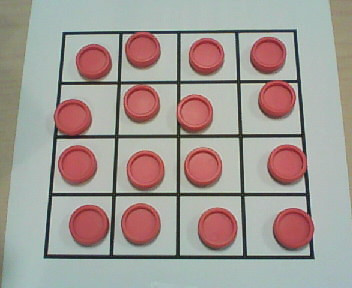
#> input picture Sprint #4 - Classification, Images, and Neural Networks/images/2024-11-21 - training board images/test0.jpg, 352 x 288 px
$ python '2024-11-21 - Training and Read State.py'
#> lines starting #> are read from the running program, lines starting #| are printed output that depends on the picture; after the words box and inside, x2 and y2 are one past the last pixel; in counts of white or black regions, pixels touching at a corner belong together
### Sprint #4 - Classification, Images, and Neural Networks/image_defs.py
#!/usr/bin/env python
# coding: utf-8

# In[1]:


def straighten_image(image,corners=None):
    import numpy as np
    import cv2


    if corners is None:
        corners=find_corners(image)

    top_left, top_right, bottom_right, bottom_left=corners
    # Define the width and height of the new "top-down" view
    width = int(max(
        np.linalg.norm(bottom_right - bottom_left),
        np.linalg.norm(top_right - top_left)
    ))
    height = int(max(
        np.linalg.norm(top_right - bottom_right),
        np.linalg.norm(top_left - bottom_left)
    ))

    # Define the destination points for the perspective transform
    destination_corners = np.array([
        [0, 0],
        [width - 1, 0],
        [width - 1, height - 1],
        [0, height - 1]
    ], dtype="float32")

    # Compute the perspective transform matrix
    matrix = cv2.getPerspectiveTransform(corners, destination_corners)
    print(matrix)

    # Apply the perspective transformation
    warped_image = cv2.warpPerspective(image, matrix, (width, height))

    return warped_image


# In[2]:


# [19 lines left out: function get_board_squares_from_image, not called in this run]


# In[4]:


# def to_grayscale(image):
#     """
#     Convert an image to grayscale using only numpy.

#     Parameters:
#         image (np.ndarray): Input image as a NumPy array.

#     Returns:
#         np.ndarray: Grayscale image as a 2D NumPy array.
#     """
#     # Check if the image is RGB
#     if image.ndim == 3:  # RGB image
#         # Apply the grayscale conversion formula
#         grayscale = np.dot(image[..., :3], [0.2989, 0.5870, 0.1140])
#     else:  # Image is already grayscale
#         grayscale = image

#     return grayscale

# def get_gray_and_threshold_image(image,threshold,relationship="<"):
#     import numpy as np


#     gray = to_grayscale(image)
#     h, w = image.shape[:2]

#     if relationship=="<":
#         threshold_im=((gray<threshold)*255).astype(np.uint8)
#     elif  relationship==">":
#         threshold_im=((gray<threshold)*255).astype(np.uint8)
#     else:
#         raise NotImplementedError

#     return gray,threshold_im


def get_gray_and_threshold_image(image,threshold,fill_sides=True):
    import numpy as np
    import cv2

    gray = cv2.cvtColor(image, cv2.COLOR_BGR2GRAY)
    h, w = image.shape[:2]
    threshold_im=((gray<threshold)*255).astype(np.uint8)

    if fill_sides:
        # fill in the side parts that are off the grid
        val=0
        cv2.floodFill(threshold_im,None,(0,0),val)
        cv2.floodFill(threshold_im,None,(w-1,0),val)
        cv2.floodFill(threshold_im,None,(w-1,h-1),val)
        cv2.floodFill(threshold_im,None,(0,h-1),val)


    return gray,threshold_im


# In[ ]:


def find_corners(threshold_image,plotit=False):
    import numpy as np
    from pylab import figure,imshow,plot

    idx=np.where(threshold_image>126)
    points=[]
    for (i,j) in zip(idx[0],idx[1]):
        points.append((j,i))

    points=np.array(points)
    xp=points[:,0]
    yp=points[:,1]

    import scipy.spatial
    hull = scipy.spatial.ConvexHull(points)
    hull_points = points[hull.vertices]

    x=hull_points[:,0]
    y=hull_points[:,1]


    if plotit:
        imshow(threshold_image)
        plot(xp,yp,'.')
        plot(x,y,'o-')


    h,w=threshold_image.shape
    corners=[]
    for x2,y2 in [ [w,h], [0,h],[0,0],[w,0]  ]:
        d=(x-x2)**2+(y-y2)**2
        idx=np.argmax(d)

        corners.append([x[idx],y[idx]])
    corners=np.array(corners,dtype=np.float32)

    if plotit:
        plot(corners[:,0],corners[:,1],'*')

    return corners


# [41 lines left out: function find_corners_old, not called in this run]

### Sprint #4 - Classification, Images, and Neural Networks/2024-11-21 - Training and Read State.py
#!/usr/bin/env python
# coding: utf-8

# In[1]:


get_ipython().run_line_magic('matplotlib', 'inline')
from pylab import *
import cv2
from image_defs import *


# ## Get the image slicing to work with one image
#
# - You need a thresholded (black and white)
# - you may need to truncate the image to omit stuff outside the board

# In[72]:


training_boards_folder='images/2024-11-21 - training board images'
image=imread(f"{training_boards_folder}/test0.jpg")
#> image is the input picture: shape (288, 352, 3); mean R, G, B 161.9, 153.9, 148.6
imshow(image)


# if you need to truncate, do it here (I don't really, but I can truncate a bit)

# In[73]:


image=image[30:260,20:340,:]
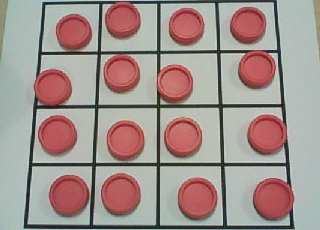
#> image: shape (230, 320, 3); mean R, G, B 161.6, 145.7, 141.4
imshow(image)


# In[ ]:


# In[55]:


gray,black_and_white=get_gray_and_threshold_image(image,threshold=90)
#> in get_gray_and_threshold_image, `gray = cv2.cvtColor(image, cv2.COLOR_BGR2GRAY)`:
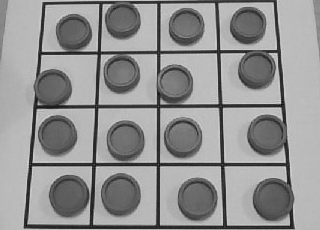
#> gray: shape (230, 320); min 8, max 218, mean 146.2
#> in get_gray_and_threshold_image, `threshold_im=((gray<threshold)*255).astype(np.uint8)`:
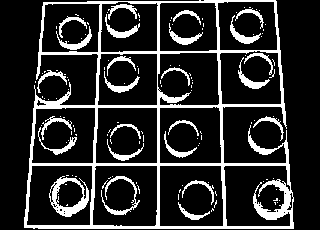
#> threshold_im: shape (230, 320); 17.4% white; 132 white regions (106 under 20 px), largest, box (x1, y1, x2, y2) and area: (24, 0, 294, 229) 8014, (49, 176, 89, 217) 613, (101, 176, 140, 215) 313

figure()
imshow(gray,cmap=cm.gray)
colorbar()


figure()
imshow(black_and_white,cmap=cm.gray)
colorbar()


# In[56]:


corners=find_corners(black_and_white,plotit=True)
#> in find_corners, `idx=np.where(threshold_image>126)`: idx = 12811 positions, rows 0 to 228, columns 24 to 293
#> the loop in find_corners, `for (i,j) in zip(idx[0],idx[1]):` made 12811 passes
#> j on passes 1 to 3: 199, 200, 204
#> after the loop in find_corners, `for (i,j) in zip(idx[0],idx[1]):`: points = 12811 pairs, first value 24 to 293, second value 0 to 228
#> in find_corners, `xp=points[:,0]`: xp = 12811 values, max 293 at index 10401, min 24 at index 11693, mean 157.8
#> in find_corners, `yp=points[:,1]`: yp = 12811 values from 0 to 228
#> in find_corners, `hull_points = points[hull.vertices]`: hull_points = [[293, 197], [293, 228], [33, 228], [24, 227], [24, 217], [34, 85], [42, 6], [43, 2], [87, 1], [199, 0], [275, 0], [276, 1]]
#> in find_corners, `x=hull_points[:,0]`: x = [293, 293, 33, 24, 24, 34, 42, 43, 87, 199, 275, 276]
#> in find_corners, `y=hull_points[:,1]`: y = [197, 228, 228, 227, 217, 85, 6, 2, 1, 0, 0, 1]
#> the loop in find_corners, `for x2,y2 in [ [w,h], [0,h],[0,0],[w,0]  ]:` made 4 passes
#> idx on passes 1 to 4: 7, 11, 1, 3
#> after the loop in find_corners, `for x2,y2 in [ [w,h], [0,h],[0,0],[w,0]  ]:`: corners = [[43, 2], [276, 1], [293, 228], [24, 227]]
#> corners = [[43, 2], [276, 1], [293, 228], [24, 227]]


# In[57]:


im3=straighten_image(image,corners)
#> in straighten_image, `top_left, top_right, bottom_right, bottom_left=corners`: top_left = [43, 2]; top_right = [276, 1]; bottom_right = [293, 228]; bottom_left = [24, 227]
#> in straighten_image, `width = int(max( np.linalg.norm(bottom_right - bottom_left), np.linalg..`: width = 269
#> in straighten_image, `height = int(max( np.linalg.norm(top_right - bottom_right), np.linalg...`: height = 227
#> in straighten_image, `destination_corners = np.array([ [0, 0], [width - 1, 0], [width - 1, h..`: destination_corners = [[0, 0], [268, 0], [268, 226], [0, 226]]
#> in straighten_image, `matrix = cv2.getPerspectiveTransform(corners, destination_corners)`: matrix = [[1.16, 0.0983, -50.24], [0.00499, 1.16, -2.54], [3.87e-05, 0.000689, 1]]
#| [[ 1.16369888e+00  9.82679051e-02 -5.02355875e+01]
#|  [ 4.99093033e-03  1.16288677e+00 -2.54038354e+00]
#|  [ 3.86508857e-05  6.88960515e-04  1.00000000e+00]]
#> in straighten_image, `warped_image = cv2.warpPerspective(image, matrix, (width, height))`:
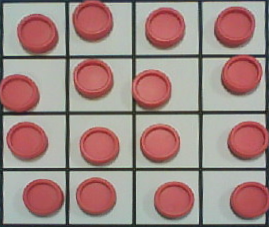
#> warped_image: shape (227, 269, 3); mean R, G, B 159.8, 135.6, 131.2
figure(figsize=(20,8))

subplot(1,2,1)
imshow(image)

subplot(1,2,2)
imshow(im3)


# In[58]:


from Game import Board
#> (the run stopped early here; a loop or call above may not have finished)

$ run again, with Sprint #4 - Classification, Images, and Neural Networks/images/2024-11-21 - training board images/test5.jpg copied over Sprint #4 - Classification, Images, and Neural Networks/images/2024-11-21 - training board images/test0.jpg
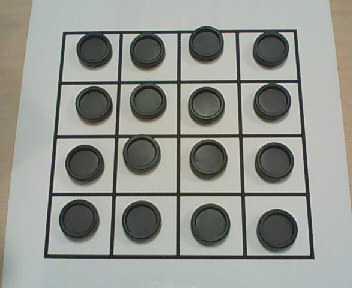
#> input picture Sprint #4 - Classification, Images, and Neural Networks/images/2024-11-21 - training board images/test5.jpg, 352 x 288 px
#> image is the input picture: shape (288, 352, 3); mean R, G, B 148.7, 151, 145.1
#> image: shape (230, 320, 3)
#> in get_gray_and_threshold_image, `threshold_im=((gray<threshold)*255).astype(np.uint8)`:
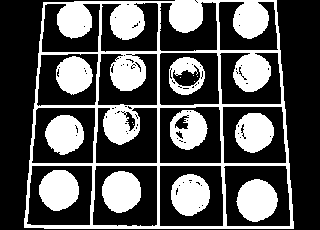
#> threshold_im: shape (230, 320); 33% white; 16 white regions (6 under 20 px), largest, box (x1, y1, x2, y2) and area: (24, 0, 294, 229) 13944, (236, 179, 278, 222) 1346, (102, 171, 141, 213) 1281
#> in find_corners, `idx=np.where(threshold_image>126)`: idx = 24271 positions, rows 0 to 228, columns 24 to 293
#> the loop in find_corners, `for (i,j) in zip(idx[0],idx[1]):` made 24271 passes
#> j on passes 1 to 3: 175, 176, 177
#> after the loop in find_corners, `for (i,j) in zip(idx[0],idx[1]):`: points = 24271 items
#> in find_corners, `points=np.array(points)`: points = 24271 pairs, first value 24 to 293, second value 0 to 228
#> hull_points = 18 rows, first 8: [175, 0], [276, 0], [279, 33], [285, 109], [288, 148], [291, 188], [292, 204], [293, 221]
#> x = 18 values, max 293 at index 7, min 24 at index 10, mean 156.8
#> y = 18 values, max 228 at index 8, min 0 at index 0, mean 119.2
#> the loop in find_corners, `for x2,y2 in [ [w,h], [0,h],[0,0],[w,0]  ]:` made 4 passes
#> idx on passes 1 to 4: 16, 1, 8, 10
#> after the loop in find_corners, `for x2,y2 in [ [w,h], [0,h],[0,0],[w,0]  ]:`: corners = [[43, 2], [276, 0], [293, 228], [24, 227]]
#> top_left = [43, 2]; top_right = [276, 0]; bottom_right = [293, 228]; bottom_left = [24, 227]
#> width = 269
#> height = 228
#> destination_corners = [[0, 0], [268, 0], [268, 227], [0, 227]]
#> matrix = [[1.17, 0.0988, -50.52], [0.01, 1.17, -2.77], [6.08e-05, 0.00069, 1]]
#| [[ 1.17036267e+00  9.88306257e-02 -5.05232562e+01]
#|  [ 1.00360191e-02  1.16919623e+00 -2.76994128e+00]
#|  [ 6.07944175e-05  6.89849580e-04  1.00000000e+00]]
#> in straighten_image, `warped_image = cv2.warpPerspective(image, matrix, (width, height))`:
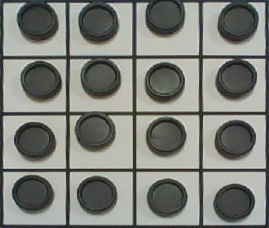
#> warped_image: shape (228, 269, 3); mean R, G, B 127.6, 129.3, 123.4

$ run again, with Sprint #4 - Classification, Images, and Neural Networks/images/2024-11-21 - training board images/test6.jpg copied over Sprint #4 - Classification, Images, and Neural Networks/images/2024-11-21 - training board images/test0.jpg
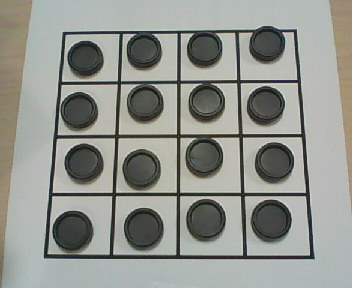
#> input picture Sprint #4 - Classification, Images, and Neural Networks/images/2024-11-21 - training board images/test6.jpg, 352 x 288 px
#> image is the input picture: shape (288, 352, 3); mean R, G, B 145.9, 148.3, 142.3
#> image: shape (230, 320, 3)
#> in get_gray_and_threshold_image, `threshold_im=((gray<threshold)*255).astype(np.uint8)`:
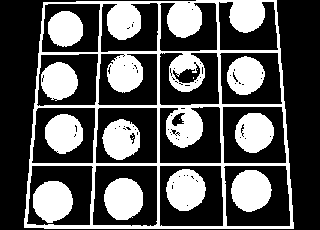
#> threshold_im: shape (230, 320); 33.6% white; 15 white regions (4 under 20 px), largest, box (x1, y1, x2, y2) and area: (24, 0, 294, 229) 12890, (231, 170, 272, 212) 1321, (104, 178, 143, 220) 1306
#> in find_corners, `idx=np.where(threshold_image>126)`: idx = 24765 positions, rows 0 to 228, columns 24 to 293
#> after the loop in find_corners, `for (i,j) in zip(idx[0],idx[1]):`: points = 24765 items
#> in find_corners, `points=np.array(points)`: points = 24765 pairs, first value 24 to 293, second value 0 to 228
#> hull_points = 17 rows, first 8: [196, 0], [276, 0], [279, 34], [282, 70], [288, 148], [291, 188], [293, 222], [293, 228]
#> x = 17 values, max 293 at index 6, min 24 at index 9, mean 150
#> y = 17 values, max 228 at index 7, min 0 at index 0, mean 112.1
#> the loop in find_corners, `for x2,y2 in [ [w,h], [0,h],[0,0],[w,0]  ]:` made 4 passes
#> idx on passes 1 to 4: 15, 1, 7, 9
#> after the loop in find_corners, `for x2,y2 in [ [w,h], [0,h],[0,0],[w,0]  ]:`: corners = [[43, 2], [276, 0], [293, 228], [24, 227]]
#> top_left = [43, 2]; top_right = [276, 0]; bottom_right = [293, 228]; bottom_left = [24, 227]
#> width = 269
#> height = 228
#> destination_corners = [[0, 0], [268, 0], [268, 227], [0, 227]]
#> matrix = [[1.17, 0.0988, -50.52], [0.01, 1.17, -2.77], [6.08e-05, 0.00069, 1]]
#| [[ 1.17036267e+00  9.88306257e-02 -5.05232562e+01]
#|  [ 1.00360191e-02  1.16919623e+00 -2.76994128e+00]
#|  [ 6.07944175e-05  6.89849580e-04  1.00000000e+00]]
#> in straighten_image, `warped_image = cv2.warpPerspective(image, matrix, (width, height))`:
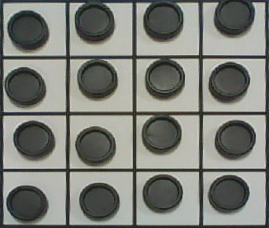
#> warped_image: shape (228, 269, 3); mean R, G, B 125.1, 127, 120.8
